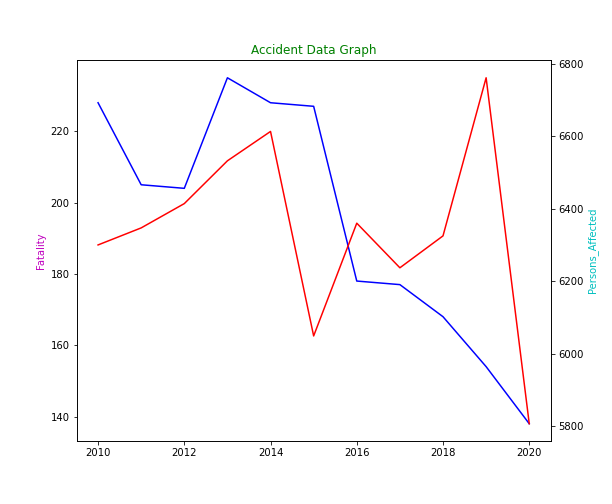

Write the Python code that produced this figure.
import numpy as np
import pandas as pd
import matplotlib.pyplot as plt

myData= pd.read_csv('accidentData.csv')


fatality=np.array(myData['Fatality'])
severeInjury=np.array(myData['Severe injury'])
minorInjury=np.array(myData['Minor injury'])
personsAffected=fatality+severeInjury+minorInjury
myData['Persons_Affected']=personsAffected
myData.to_csv('6932321.csv',index=True) 

fig,ax1=plt.subplots(figsize=(8.5,7))
ax1.plot('Year','Fatality','b',data=myData)
plt.title('Accident Data Graph',color='g')
ax1.set_ylabel('Fatality',color='m')
ax2=ax1.twinx()
ax2.plot('Year','Persons_Affected','r',data=myData)
ax2.set_ylabel('Persons_Affected',color='c')
plt.savefig('6932321.png')
plt.show()
